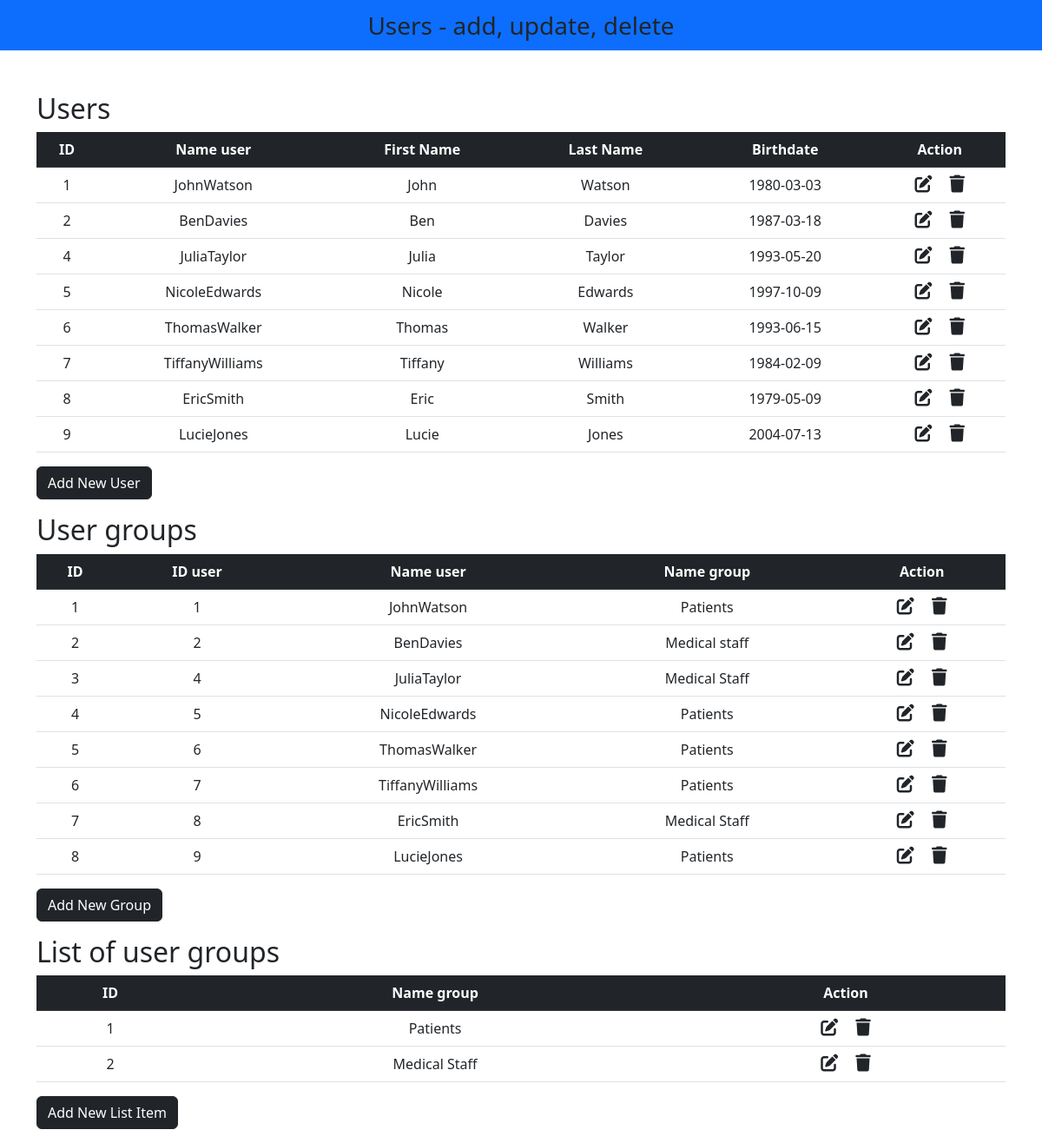
The page / on the database its author committed.
### tables this page shows
CREATE TABLE `users` (
  `iduser` int(11) NOT NULL,
  `nameuser` text NOT NULL,
  `password` text NOT NULL,
  `firstname` text NOT NULL,
  `surname` text NOT NULL,
  `birthdate` date NOT NULL
);

CREATE TABLE `user_group` (
  `idgroupassignment` int(11) NOT NULL,
  `iduser` int(11) NOT NULL,
  `nameuser` text NOT NULL,
  `namegroup` text NOT NULL
);

CREATE TABLE `list_of_user_groups` (
  `idlist` int(11) NOT NULL,
  `namegroup` text NOT NULL
);

### index.php (the view, shortened to what this page needs)
<!doctype html>
<html lang="en">
  <head>
    <link href="https://cdn.jsdelivr.net/npm/bootstrap@5.3.0-alpha1/dist/css/bootstrap.min.css" rel="stylesheet">
    <link rel="stylesheet" href="https://cdnjs.cloudflare.com/ajax/libs/font-awesome/6.3.0/css/all.min.css" />
  </head>
  <body>
    <?php
      require_once("nav.php");
    ?>
    <div class="container">
        <p class="h2">Users</p>
        <table class="table table-hover text-center mb-3">
            <thead class="table-dark">
                <tr>
                    <th scope="col">ID</th>
                    <th scope="col">Name user</th>
                    <th scope="col">First Name</th>
                    <th scope="col">Last Name</th>
                    <th scope="col">Birthdate</th>
                    <th scope="col">Action</th>
                </tr>
            </thead>
            <tbody>
                <?php
                require_once "dbconnect.php";
                    $sql = "SELECT * FROM `users`";
                    $result = mysqli_query($connection, $sql);
                    while ($row = mysqli_fetch_assoc($result)) {
                        ?>
                        <tr>
                            <td><?php echo $row['iduser'] ?></td>
                            <td><?php echo $row['nameuser'] ?></td>
                            <td><?php echo $row['firstname'] ?></td>
                            <td><?php echo $row['surname'] ?></td>
                            <td><?php echo $row['birthdate'] ?></td>
                            <td>
                                <a href="edit.php?id=<?php echo $row['iduser'] ?>" class="link-dark"><i class="fa-solid fa-pen-to-square fs-5 me-3"></i></a>
                                <a href="delete.php?id=<?php echo $row['iduser'] ?>" class="link-dark"><i class="fa-solid fa-trash fs-5"></i></a>
                            </td>
                        </tr>
                        <?php
                    }
                    ?>
            </tbody>
        </table>
        <a href="add_new.php" class="btn btn-dark mb-3">Add New User</a>
    </div>
    <div class="container">
        <p class="h2">User groups</p>
        <table class="table table-hover text-center mb-3">
            <thead class="table-dark">
                <tr>
                    <th scope="col">ID</th>
                    <th scope="col">ID user</th>
                    <th scope="col">Name user</th>
                    <th scope="col">Name group</th>
                    <th scope="col">Action</th>
                </tr>
            </thead>
            <tbody>
                <?php
                require_once "dbconnect.php";
                    $sql = "SELECT * FROM `user_group`";
                    $result = mysqli_query($connection, $sql);
                    while ($row = mysqli_fetch_assoc($result)) {
                        ?>
                        <tr>
                            <td><?php echo $row['idgroupassignment'] ?></td>
                            <td><?php echo $row['iduser'] ?></td>
                            <td><?php echo $row['nameuser'] ?></td>
                            <td><?php echo $row['namegroup'] ?></td>
                            <td>
                                <a href="edit_group.php?id=<?php echo $row['idgroupassignment'] ?>" class="link-dark"><i class="fa-solid fa-pen-to-square fs-5 me-3"></i></a>
                                <a href="delete_group.php?id=<?php echo $row['idgroupassignment'] ?>" class="link-dark"><i class="fa-solid fa-trash fs-5"></i></a>
                            </td>
                        </tr>
                        <?php
                    }
                    ?>
            </tbody>
        </table>
        <a href="add_new_group.php" class="btn btn-dark mb-3">Add New Group</a>
    </div>
    <div class="container">
        <p class="h2">List of user groups</p>
        <table class="table table-hover text-center mb-3">
            <thead class="table-dark">
                <tr>
                    <th scope="col">ID</th>
                    <th scope="col">Name group</th>
                    <th scope="col">Action</th>
                </tr>
            </thead>
            <tbody>
                <?php
                require_once "dbconnect.php";
                    $sql = "SELECT * FROM `list_of_user_groups`";
                    $result = mysqli_query($connection, $sql);
                    while ($row = mysqli_fetch_assoc($result)) {
                        ?>
                        <tr>
                            <td><?php echo $row['idlist'] ?></td>
                            <td><?php echo $row['namegroup'] ?></td>
                            <td>
                                <a href="edit_list.php?id=<?php echo $row['idlist'] ?>" class="link-dark"><i class="fa-solid fa-pen-to-square fs-5 me-3"></i></a>
                                <a href="delete_list.php?id=<?php echo $row['idlist'] ?>" class="link-dark"><i class="fa-solid fa-trash fs-5"></i></a>
                            </td>
                        </tr>
                        <?php
                    }
                    ?>
            </tbody>
        </table>
        <a href="add_new_list.php" class="btn btn-dark mb-3">Add New List Item</a>
    </div>
  </body>
</html>

### nav.php
<nav class="navbar navbar-light justify-content-center fs-3 mb-5"
    style="background-color: #0d6efd;">
        Users - add, update, delete
</nav>

### rows shown on the page
users: iduser "1", nameuser "JohnWatson", firstname "John", surname "Watson", birthdate "1980-03-03"
users: iduser "2", nameuser "BenDavies", firstname "Ben", surname "Davies", birthdate "1987-03-18"
users: iduser "4", nameuser "JuliaTaylor", firstname "Julia", surname "Taylor", birthdate "1993-05-20"
users: iduser "5", nameuser "NicoleEdwards", firstname "Nicole", surname "Edwards", birthdate "1997-10-09"
users: iduser "6", nameuser "ThomasWalker", firstname "Thomas", surname "Walker", birthdate "1993-06-15"
users: iduser "7", nameuser "TiffanyWilliams", firstname "Tiffany", surname "Williams", birthdate "1984-02-09"
users: iduser "8", nameuser "EricSmith", firstname "Eric", surname "Smith", birthdate "1979-05-09"
users: iduser "9", nameuser "LucieJones", firstname "Lucie", surname "Jones", birthdate "2004-07-13"
user_group: idgroupassignment "1", iduser "1", nameuser "JohnWatson", namegroup "Patients"
user_group: idgroupassignment "2", iduser "2", nameuser "BenDavies", namegroup "Medical staff"
user_group: idgroupassignment "3", iduser "4", nameuser "JuliaTaylor", namegroup "Medical Staff"
user_group: idgroupassignment "4", iduser "5", nameuser "NicoleEdwards", namegroup "Patients"
user_group: idgroupassignment "5", iduser "6", nameuser "ThomasWalker", namegroup "Patients"
user_group: idgroupassignment "6", iduser "7", nameuser "TiffanyWilliams", namegroup "Patients"
user_group: idgroupassignment "7", iduser "8", nameuser "EricSmith", namegroup "Medical Staff"
user_group: idgroupassignment "8", iduser "9", nameuser "LucieJones", namegroup "Patients"
list_of_user_groups: idlist "1", namegroup "Patients"
list_of_user_groups: idlist "2", namegroup "Medical Staff"
